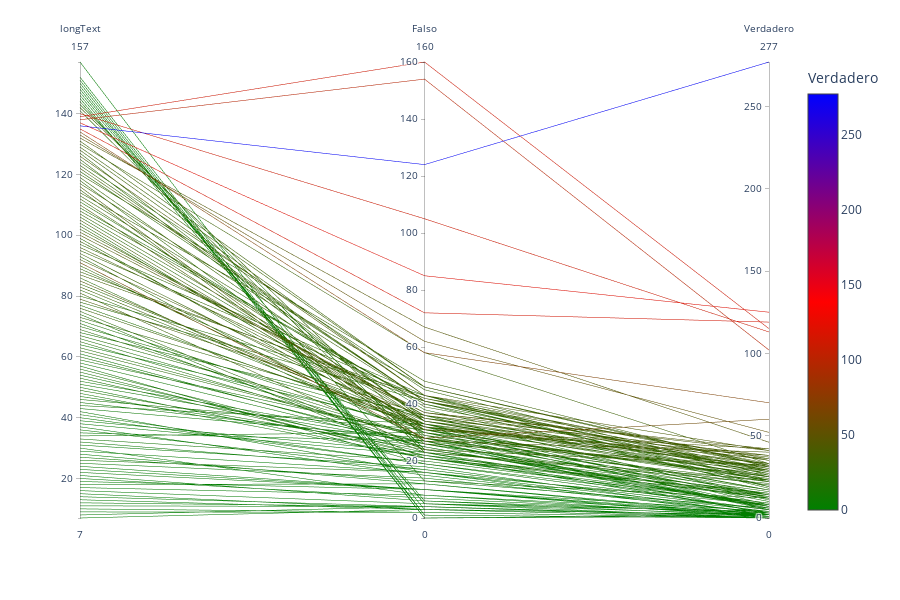

The code cell stored with this chart in its notebook:
### Code cell
px.parallel_coordinates(long_target, color="Verdadero", color_continuous_scale=['green',"red","blue"])

### Figure 1 — Plotly figure (JSON) as saved in the notebook; plotly's stock layout.template omitted (floating-point values rounded to 4 significant figures; data arrays with more than 128 entries replaced by an {"elided": "..."} marker saying what was removed)
{"data": [{"dimensions": [{"label": "longText", "values": {"elided": "147 int values"}}, {"label": "Falso", "values": {"elided": "147 int values"}}, {"label": "Verdadero", "values": {"elided": "147 int values"}}], "domain": {"x": [0, 0.98], "y": [0, 1]}, "line": {"color": {"elided": "147 int values"}, "coloraxis": "coloraxis"}, "name": "", "type": "parcoords"}], "layout": {"coloraxis": {"colorbar": {"title": {"text": "Verdadero"}}, "colorscale": [[0, "green"], [0.5, "red"], [1, "blue"]]}, "height": 600, "legend": {"tracegroupgap": 0}, "margin": {"t": 60}}}
